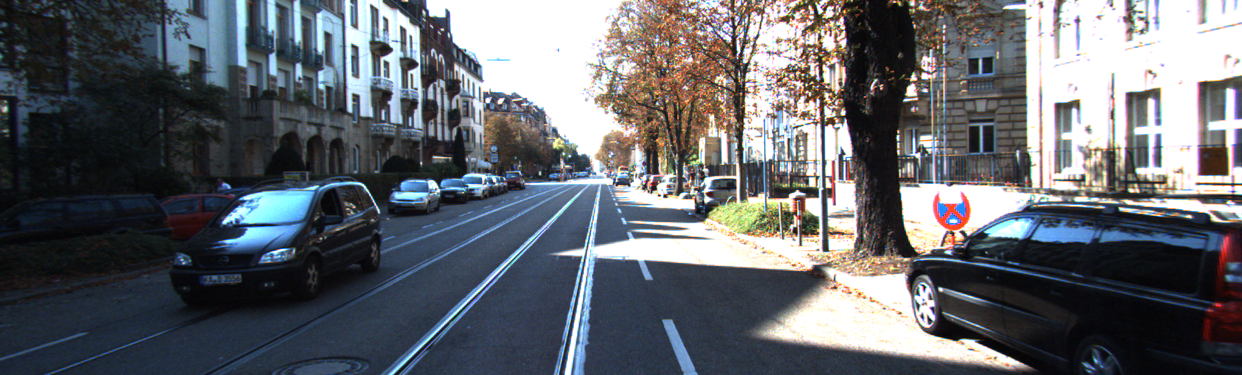
#> input picture 000000_10.png, 1242 x 375 px, given in place of 3.png, which was not available
$ python main1.py
#> lines starting #> are read from the running program, lines starting #| are printed output that depends on the picture; pictures that were not available may be replaced by others from this repository, and a replacement may not be noted
import numpy as np
import cv2
import matplotlib.pyplot as plt
from objective_functions.py import obj_intensity
img = cv2.imread('3.png')
#> img is the input picture: shape (375, 1242, 3); mean B, G, R 107.6, 102.1, 98.9
noise =  np.random.normal(loc=0, scale=1, size=img.shape)
noisy = np.clip((img + noise*0),0,1)
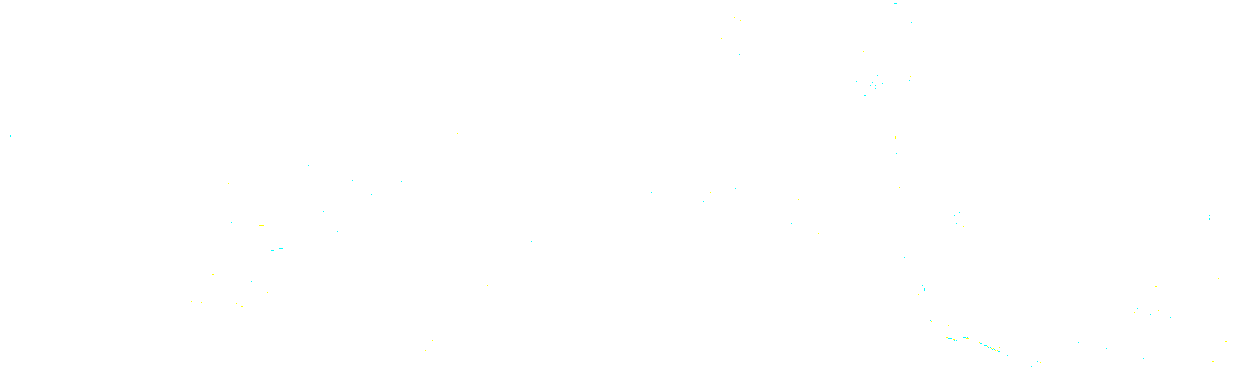
#> noisy: shape (375, 1242, 3) float64; mean B, G, R 1, 1, 1
yolo=[]
detr=[]
for i in range(100):
    img = cv2.imread('3.png')
    h, w, channels = img.shape
#> h = 375; w = 1242; channels = 3

    half = w//2
#> half = 621


    # this will be the first column
    left_part = img[:, :half]

    # [:,:half] means all the rows and
    # all the columns upto index half

    # this will be the second column``
    right_part = img[:, half:]
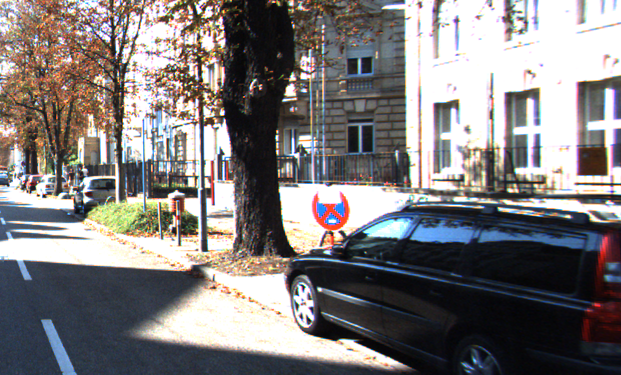
#> right_part: shape (375, 621, 3); mean B, G, R 123.7, 123.6, 127.3

    # [:,half:] means all the rows and all
    # the columns from index half to the end
    # cv2.imshow is used for displaying the image
    #v2.imshow('Left part', left_part)
    #cv2.imshow('Right part', right_part)

    # this is horizontal division
    half2 = h//2
#> half2 = 187

    top = img[:half2, :]
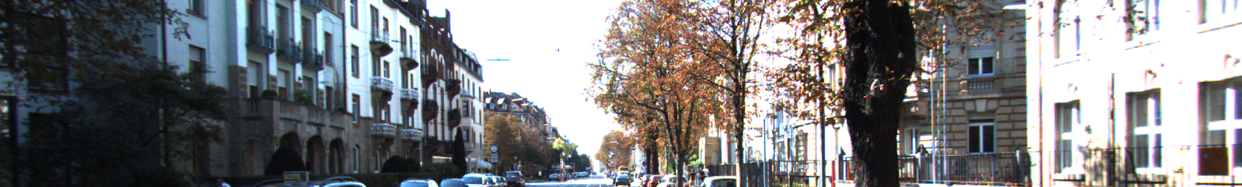
#> top: shape (187, 1242, 3); mean B, G, R 125.7, 124.2, 124.3
    bottom = img[half2:, :]
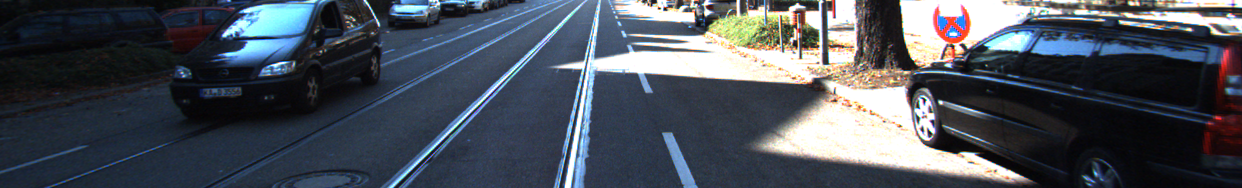
#> bottom: shape (188, 1242, 3); mean B, G, R 89.7, 80.2, 73.7

    #cv2.imshow('Top', top)
    #cv2.imshow('Bottom', bottom)

    # saving all the images
    # cv2.imwrite() function will save the image
    # into your pc

    cv2.imwrite('right2.jpg', right_part)
    cv2.imwrite('left2.jpg', left_part)
    cv2.waitKey(0)
    image = cv2.imread('left.jpg')[...,::-1]/255.0
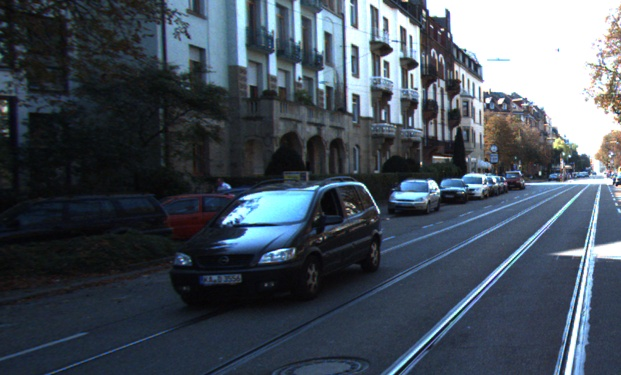
#> input picture left.jpg, 621 x 375 px
    noise =  np.random.normal(loc=0, scale=1, size=img.shape)
    noisy = np.clip((img + noise*.1),0,1)
    plt.imsave('leftnoise1.jpg', noisy)
    # noise overlaid over image

    image1 = cv2.imread('right2.jpg')
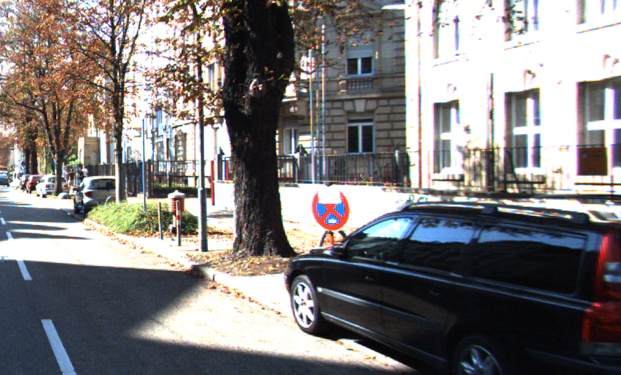
#> image1: shape (375, 621, 3); mean B, G, R 123.3, 123.5, 126.9
    image2 = cv2.imread('leftnoise1.jpg')
    # Combine the images horizontally
    combined_image = np.hstack((image2, image1))
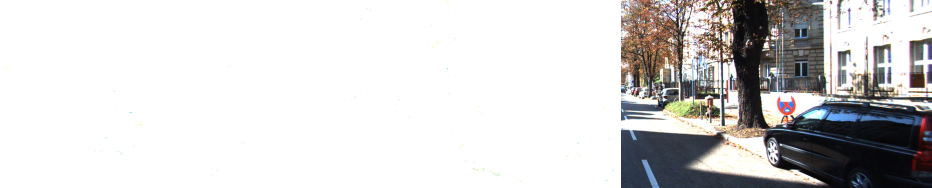
#> combined_image: shape (375, 1863, 3) (shown at 1/2 size); mean B, G, R 211.1, 211.1, 212.3
    # Display the combined image
    cv2.imshow('Combined Image', combined_image)
    cv2.waitKey(0)
    cv2.destroyAllWindows()
    # Save the combined image
    cv2.imwrite('combined_image1.jpg', combined_image)
